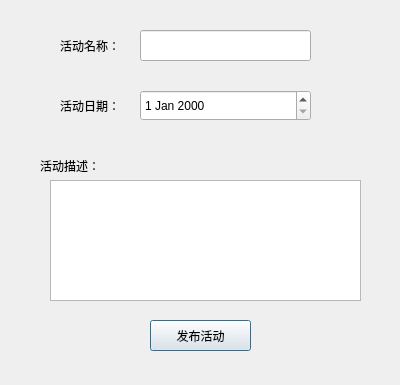
<?xml version="1.0" encoding="UTF-8"?>
<ui version="4.0">
 <class>RA_AddActivity</class>
 <widget class="QDialog" name="RA_AddActivity">
  <property name="geometry">
   <rect>
    <x>0</x>
    <y>0</y>
    <width>400</width>
    <height>385</height>
   </rect>
  </property>
  <property name="windowTitle">
   <string>Dialog</string>
  </property>
  <widget class="QWidget" name="gridLayoutWidget">
   <property name="geometry">
    <rect>
     <x>60</x>
     <y>30</y>
     <width>71</width>
     <height>31</height>
    </rect>
   </property>
   <layout class="QGridLayout" name="gridLayout">
    <item row="0" column="0">
     <widget class="QLabel" name="label">
      <property name="text">
       <string>活动名称：</string>
      </property>
     </widget>
    </item>
   </layout>
  </widget>
  <widget class="QWidget" name="gridLayoutWidget_2">
   <property name="geometry">
    <rect>
     <x>60</x>
     <y>90</y>
     <width>71</width>
     <height>31</height>
    </rect>
   </property>
   <layout class="QGridLayout" name="gridLayout_2">
    <item row="0" column="0">
     <widget class="QLabel" name="label_2">
      <property name="text">
       <string>活动日期：</string>
      </property>
     </widget>
    </item>
   </layout>
  </widget>
  <widget class="QWidget" name="gridLayoutWidget_3">
   <property name="geometry">
    <rect>
     <x>40</x>
     <y>150</y>
     <width>71</width>
     <height>31</height>
    </rect>
   </property>
   <layout class="QGridLayout" name="gridLayout_3">
    <item row="0" column="0">
     <widget class="QLabel" name="label_3">
      <property name="text">
       <string>活动描述：</string>
      </property>
     </widget>
    </item>
   </layout>
  </widget>
  <widget class="QLineEdit" name="lineEdit">
   <property name="geometry">
    <rect>
     <x>140</x>
     <y>30</y>
     <width>171</width>
     <height>31</height>
    </rect>
   </property>
  </widget>
  <widget class="QTextEdit" name="textEdit">
   <property name="geometry">
    <rect>
     <x>50</x>
     <y>180</y>
     <width>311</width>
     <height>121</height>
    </rect>
   </property>
  </widget>
  <widget class="QPushButton" name="pushButton">
   <property name="geometry">
    <rect>
     <x>150</x>
     <y>320</y>
     <width>101</width>
     <height>31</height>
    </rect>
   </property>
   <property name="text">
    <string>发布活动</string>
   </property>
  </widget>
  <widget class="QDateEdit" name="dateEdit">
   <property name="geometry">
    <rect>
     <x>140</x>
     <y>90</y>
     <width>171</width>
     <height>31</height>
    </rect>
   </property>
  </widget>
 </widget>
 <resources/>
 <connections/>
</ui>
